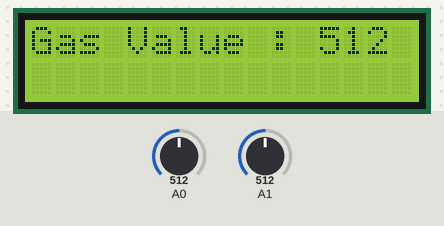
This sketch was run on a simulated Arduino Uno, built with avr-gcc and run on an emulated ATmega328P. On the bench: 16×2 character LCD. The inputs (shaded band) are chosen by the test bench; at power-on: A0 = 512, A1 = 512.

Above: at 16.2 s.
16.3 s: A0 set to 716
At 21.0 s:
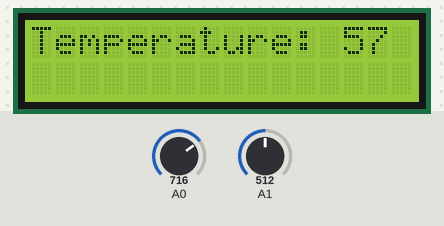
31.3 s: A0 set to 900
At 41.4 s:
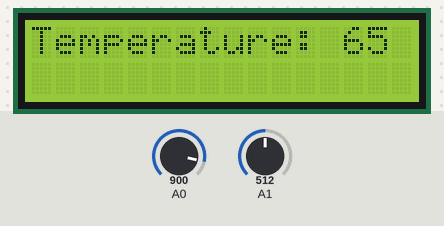
46.3 s: A1 set to 716
At 50.3 s:
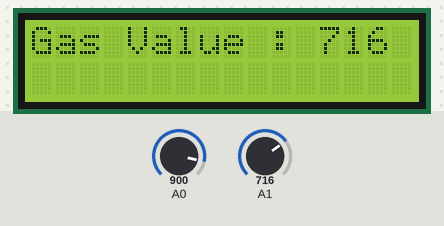
61.3 s: A1 set to 900
At 70.7 s:
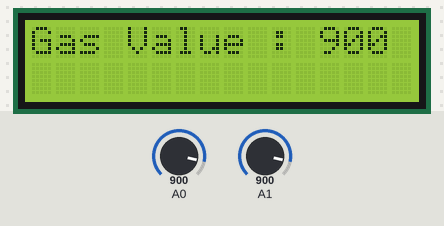
Timing chart, 0 to 72.2 s (numbered marks = the images above; inputs shaded):
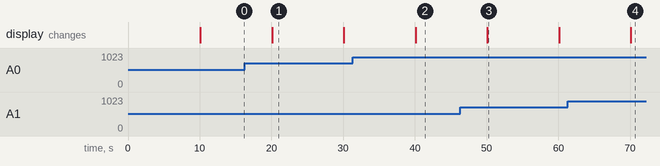

Measured:
- after the input at 61.3 s, the display: changes after 8.8 s (image 4)
- what the display in image 1 shows lasts 10.0 s, from 20.1 s to 30.1 s

The sketch:

code.ino
```cpp
#include <LiquidCrystal.h>

#define D4 4
#define D5 5
#define D6 6
#define D7 7
#define E 8
#define RS 9


LiquidCrystal LCD(RS, E, D4, D5, D6, D7);
int celsius=0;
int fahrenheit = 0;
int intensity=0;
void setup()
{
  Serial.begin(9600);
  pinMode(A0, INPUT);
  pinMode(A1,INPUT);
  LCD.begin(16,2);
}

void loop()
{
    celsius = map(((analogRead(A0))), 0, 1023, 30, 70);
    fahrenheit = ((celsius * 9) / 5 + 32);
    LCD.setCursor(0,0);
    LCD.print("Temperature: ");
    LCD.print(celsius);
    delay(10000);
    LCD.clear();
    intensity=analogRead(A1);
    LCD.print("Gas Value : ");
    LCD.print(intensity);
    delay(10000);
    LCD.clear();
}
```
